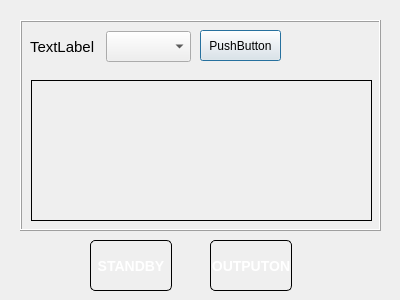
<?xml version="1.0" encoding="UTF-8"?>
<ui version="4.0">
 <class>ResCapMeasurementDialog</class>
 <widget class="QDialog" name="ResCapMeasurementDialog">
  <property name="geometry">
   <rect>
    <x>0</x>
    <y>0</y>
    <width>400</width>
    <height>300</height>
   </rect>
  </property>
  <property name="windowTitle">
   <string>Dialog</string>
  </property>
  <widget class="QFrame" name="frame">
   <property name="geometry">
    <rect>
     <x>20</x>
     <y>20</y>
     <width>361</width>
     <height>211</height>
    </rect>
   </property>
   <property name="frameShape">
    <enum>QFrame::Box</enum>
   </property>
   <property name="frameShadow">
    <enum>QFrame::Raised</enum>
   </property>
   <widget class="QWidget" name="layoutWidget_2">
    <property name="geometry">
     <rect>
      <x>10</x>
      <y>10</y>
      <width>163</width>
      <height>33</height>
     </rect>
    </property>
    <layout class="QHBoxLayout" name="horizontalLayout_10">
     <item>
      <widget class="QLabel" name="ResCap_WaveNo_Label">
       <property name="minimumSize">
        <size>
         <width>70</width>
         <height>31</height>
        </size>
       </property>
       <property name="maximumSize">
        <size>
         <width>70</width>
         <height>31</height>
        </size>
       </property>
       <property name="font">
        <font>
         <pointsize>11</pointsize>
        </font>
       </property>
       <property name="text">
        <string>TextLabel</string>
       </property>
      </widget>
     </item>
     <item>
      <widget class="QComboBox" name="ResCap_WaveNo_Cmb">
       <property name="minimumSize">
        <size>
         <width>85</width>
         <height>31</height>
        </size>
       </property>
       <property name="maximumSize">
        <size>
         <width>85</width>
         <height>31</height>
        </size>
       </property>
       <property name="font">
        <font>
         <pointsize>11</pointsize>
        </font>
       </property>
      </widget>
     </item>
    </layout>
   </widget>
   <widget class="QWidget" name="layoutWidget">
    <property name="geometry">
     <rect>
      <x>11</x>
      <y>60</y>
      <width>341</width>
      <height>141</height>
     </rect>
    </property>
    <layout class="QHBoxLayout" name="horizontalLayout">
     <item>
      <widget class="QLabel" name="label">
       <property name="minimumSize">
        <size>
         <width>100</width>
         <height>0</height>
        </size>
       </property>
       <property name="maximumSize">
        <size>
         <width>500</width>
         <height>16777215</height>
        </size>
       </property>
       <property name="font">
        <font>
         <family>Andalus</family>
         <pointsize>35</pointsize>
         <weight>75</weight>
         <bold>true</bold>
         <kerning>true</kerning>
        </font>
       </property>
       <property name="frameShape">
        <enum>QFrame::Box</enum>
       </property>
       <property name="text">
        <string/>
       </property>
      </widget>
     </item>
    </layout>
   </widget>
   <widget class="QPushButton" name="init_cap_pushbutton">
    <property name="geometry">
     <rect>
      <x>180</x>
      <y>10</y>
      <width>81</width>
      <height>31</height>
     </rect>
    </property>
    <property name="text">
     <string>PushButton</string>
    </property>
   </widget>
  </widget>
  <widget class="QPushButton" name="StandBy_pushBtn">
   <property name="geometry">
    <rect>
     <x>90</x>
     <y>240</y>
     <width>82</width>
     <height>51</height>
    </rect>
   </property>
   <property name="font">
    <font>
     <pointsize>-1</pointsize>
     <weight>75</weight>
     <italic>false</italic>
     <bold>true</bold>
    </font>
   </property>
   <property name="focusPolicy">
    <enum>Qt::NoFocus</enum>
   </property>
   <property name="styleSheet">
    <string notr="true">QPushButton {
    border: 1px solid #000000;
    border-radius: 5px;
    background-color: qlineargradient(x1: 0, y1: 0, x2: 0, y2: 1,
                                   stop: 0 #dedede, stop: 0.5 #434343,
                                   stop: 0.51 #000000, stop: 1 #656a6d);
    color: #FFFFFF;
    font: bold 14px;
    min-width: 80px;
}

QPushButton:pressed {
    background-color: qlineargradient(x1: 0, y1: 0, x2: 0, y2: 1,
                                   stop: 0 #cfcccc, stop: 0.5 #333232,
                                   stop: 0.51 #000000, stop: 1 #585c5f);
    color: #00CC00;
}
QPushButton:flat {
    border: none;
}</string>
   </property>
   <property name="text">
    <string>STANDBY</string>
   </property>
  </widget>
  <widget class="QPushButton" name="OutputOn_pushBtn">
   <property name="geometry">
    <rect>
     <x>210</x>
     <y>240</y>
     <width>82</width>
     <height>51</height>
    </rect>
   </property>
   <property name="font">
    <font>
     <pointsize>-1</pointsize>
     <weight>75</weight>
     <italic>false</italic>
     <bold>true</bold>
    </font>
   </property>
   <property name="styleSheet">
    <string notr="true">QPushButton {
    border: 1px solid #000000;
    border-radius: 5px;
    background-color: qlineargradient(x1: 0, y1: 0, x2: 0, y2: 1,
                                   stop: 0 #dedede, stop: 0.5 #434343,
                                   stop: 0.51 #000000, stop: 1 #656a6d);
    color: #FFFFFF;
    font: bold 14px;
    min-width: 80px;
}

QPushButton:pressed {
    background-color: qlineargradient(x1: 0, y1: 0, x2: 0, y2: 1,
                                   stop: 0 #cfcccc, stop: 0.5 #333232,
                                   stop: 0.51 #000000, stop: 1 #585c5f);
    color: #00CC00;
}
QPushButton:flat {
    border: none;
}</string>
   </property>
   <property name="text">
    <string>OUTPUTON</string>
   </property>
  </widget>
 </widget>
 <resources/>
 <connections/>
</ui>
